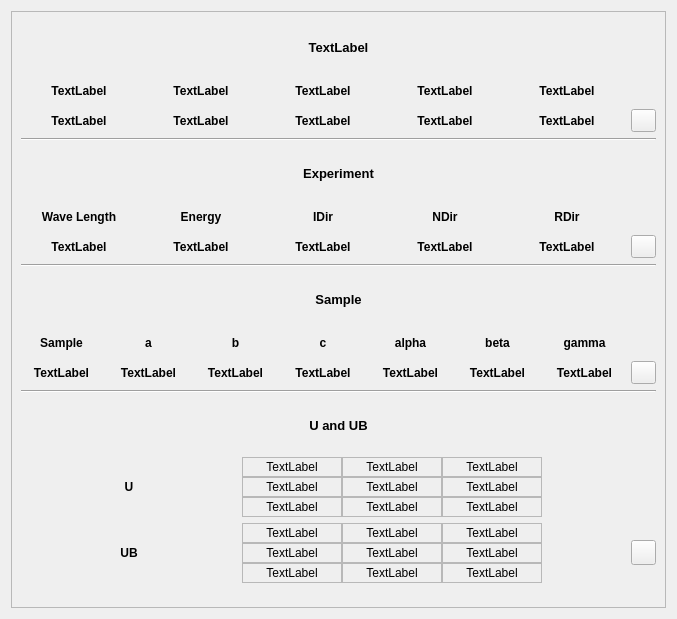
<?xml version="1.0" encoding="UTF-8"?>
<ui version="4.0">
 <class>Form</class>
 <widget class="QWidget" name="Form">
  <property name="geometry">
   <rect>
    <x>0</x>
    <y>0</y>
    <width>677</width>
    <height>619</height>
   </rect>
  </property>
  <property name="windowTitle">
   <string>Form</string>
  </property>
  <layout class="QVBoxLayout" name="verticalLayout">
   <item>
    <widget class="QFrame" name="frame">
     <property name="frameShape">
      <enum>QFrame::StyledPanel</enum>
     </property>
     <property name="frameShadow">
      <enum>QFrame::Raised</enum>
     </property>
     <layout class="QVBoxLayout" name="verticalLayout_3">
      <item>
       <layout class="QVBoxLayout" name="verticalLayout_2">
        <property name="bottomMargin">
         <number>15</number>
        </property>
        <item>
         <layout class="QHBoxLayout" name="horizontalLayout">
          <item>
           <widget class="QLabel" name="mode_label">
            <property name="font">
             <font>
              <pointsize>10</pointsize>
              <weight>75</weight>
              <bold>true</bold>
             </font>
            </property>
            <property name="toolTip">
             <string>Current mode</string>
            </property>
            <property name="text">
             <string>TextLabel</string>
            </property>
            <property name="alignment">
             <set>Qt::AlignCenter</set>
            </property>
           </widget>
          </item>
         </layout>
        </item>
        <item>
         <layout class="QGridLayout" name="gridLayout">
          <item row="0" column="2">
           <widget class="QLabel" name="mode_3_label">
            <property name="font">
             <font>
              <weight>75</weight>
              <bold>true</bold>
             </font>
            </property>
            <property name="text">
             <string>TextLabel</string>
            </property>
            <property name="alignment">
             <set>Qt::AlignCenter</set>
            </property>
           </widget>
          </item>
          <item row="1" column="5">
           <widget class="QPushButton" name="set_mode_launcher">
            <property name="minimumSize">
             <size>
              <width>20</width>
              <height>20</height>
             </size>
            </property>
            <property name="maximumSize">
             <size>
              <width>25</width>
              <height>25</height>
             </size>
            </property>
            <property name="toolTip">
             <string extracomment="Open set mode ">Open set mode interface</string>
            </property>
            <property name="text">
             <string/>
            </property>
            <property name="iconSize">
             <size>
              <width>20</width>
              <height>20</height>
             </size>
            </property>
           </widget>
          </item>
          <item row="0" column="4">
           <widget class="QLabel" name="mode_5_label">
            <property name="font">
             <font>
              <weight>75</weight>
              <bold>true</bold>
             </font>
            </property>
            <property name="text">
             <string>TextLabel</string>
            </property>
            <property name="alignment">
             <set>Qt::AlignCenter</set>
            </property>
           </widget>
          </item>
          <item row="1" column="4">
           <widget class="QLabel" name="cons_5_label">
            <property name="font">
             <font>
              <weight>75</weight>
              <bold>true</bold>
             </font>
            </property>
            <property name="text">
             <string>TextLabel</string>
            </property>
            <property name="alignment">
             <set>Qt::AlignCenter</set>
            </property>
           </widget>
          </item>
          <item row="0" column="0">
           <widget class="QLabel" name="mode_1_label">
            <property name="font">
             <font>
              <weight>75</weight>
              <bold>true</bold>
             </font>
            </property>
            <property name="text">
             <string>TextLabel</string>
            </property>
            <property name="alignment">
             <set>Qt::AlignCenter</set>
            </property>
           </widget>
          </item>
          <item row="0" column="1">
           <widget class="QLabel" name="mode_2_label">
            <property name="font">
             <font>
              <weight>75</weight>
              <bold>true</bold>
             </font>
            </property>
            <property name="text">
             <string>TextLabel</string>
            </property>
            <property name="alignment">
             <set>Qt::AlignCenter</set>
            </property>
           </widget>
          </item>
          <item row="1" column="1">
           <widget class="QLabel" name="cons_2_label">
            <property name="font">
             <font>
              <weight>75</weight>
              <bold>true</bold>
             </font>
            </property>
            <property name="text">
             <string>TextLabel</string>
            </property>
            <property name="alignment">
             <set>Qt::AlignCenter</set>
            </property>
           </widget>
          </item>
          <item row="1" column="3">
           <widget class="QLabel" name="cons_4_label">
            <property name="font">
             <font>
              <weight>75</weight>
              <bold>true</bold>
             </font>
            </property>
            <property name="text">
             <string>TextLabel</string>
            </property>
            <property name="alignment">
             <set>Qt::AlignCenter</set>
            </property>
           </widget>
          </item>
          <item row="0" column="3">
           <widget class="QLabel" name="mode_4_label">
            <property name="font">
             <font>
              <weight>75</weight>
              <bold>true</bold>
             </font>
            </property>
            <property name="text">
             <string>TextLabel</string>
            </property>
            <property name="alignment">
             <set>Qt::AlignCenter</set>
            </property>
           </widget>
          </item>
          <item row="1" column="0">
           <widget class="QLabel" name="cons_1_label">
            <property name="font">
             <font>
              <weight>75</weight>
              <bold>true</bold>
             </font>
            </property>
            <property name="text">
             <string>TextLabel</string>
            </property>
            <property name="alignment">
             <set>Qt::AlignCenter</set>
            </property>
           </widget>
          </item>
          <item row="1" column="2">
           <widget class="QLabel" name="cons_3_label">
            <property name="font">
             <font>
              <weight>75</weight>
              <bold>true</bold>
             </font>
            </property>
            <property name="text">
             <string>TextLabel</string>
            </property>
            <property name="alignment">
             <set>Qt::AlignCenter</set>
            </property>
           </widget>
          </item>
         </layout>
        </item>
        <item>
         <widget class="Line" name="line">
          <property name="orientation">
           <enum>Qt::Horizontal</enum>
          </property>
         </widget>
        </item>
        <item>
         <layout class="QHBoxLayout" name="horizontalLayout_3">
          <item>
           <widget class="QLabel" name="label">
            <property name="font">
             <font>
              <pointsize>10</pointsize>
              <weight>75</weight>
              <bold>true</bold>
             </font>
            </property>
            <property name="toolTip">
             <string>Experiment configuration</string>
            </property>
            <property name="text">
             <string>Experiment</string>
            </property>
            <property name="alignment">
             <set>Qt::AlignCenter</set>
            </property>
           </widget>
          </item>
         </layout>
        </item>
        <item>
         <layout class="QGridLayout" name="gridLayout_2">
          <item row="1" column="0">
           <widget class="QLabel" name="wl_label">
            <property name="font">
             <font>
              <weight>75</weight>
              <bold>true</bold>
             </font>
            </property>
            <property name="text">
             <string>TextLabel</string>
            </property>
            <property name="alignment">
             <set>Qt::AlignCenter</set>
            </property>
           </widget>
          </item>
          <item row="0" column="4">
           <widget class="QLabel" name="label_6">
            <property name="font">
             <font>
              <weight>75</weight>
              <bold>true</bold>
             </font>
            </property>
            <property name="toolTip">
             <string>Reference direction</string>
            </property>
            <property name="text">
             <string>RDir</string>
            </property>
            <property name="alignment">
             <set>Qt::AlignCenter</set>
            </property>
           </widget>
          </item>
          <item row="1" column="2">
           <widget class="QLabel" name="idir_label">
            <property name="font">
             <font>
              <weight>75</weight>
              <bold>true</bold>
             </font>
            </property>
            <property name="text">
             <string>TextLabel</string>
            </property>
            <property name="alignment">
             <set>Qt::AlignCenter</set>
            </property>
           </widget>
          </item>
          <item row="1" column="3">
           <widget class="QLabel" name="ndir_label">
            <property name="font">
             <font>
              <weight>75</weight>
              <bold>true</bold>
             </font>
            </property>
            <property name="text">
             <string>TextLabel</string>
            </property>
            <property name="alignment">
             <set>Qt::AlignCenter</set>
            </property>
           </widget>
          </item>
          <item row="1" column="4">
           <widget class="QLabel" name="rdir_label">
            <property name="font">
             <font>
              <weight>75</weight>
              <bold>true</bold>
             </font>
            </property>
            <property name="text">
             <string>TextLabel</string>
            </property>
            <property name="alignment">
             <set>Qt::AlignCenter</set>
            </property>
           </widget>
          </item>
          <item row="1" column="1">
           <widget class="QLabel" name="energy_label">
            <property name="font">
             <font>
              <weight>75</weight>
              <bold>true</bold>
             </font>
            </property>
            <property name="text">
             <string>TextLabel</string>
            </property>
            <property name="alignment">
             <set>Qt::AlignCenter</set>
            </property>
           </widget>
          </item>
          <item row="0" column="3">
           <widget class="QLabel" name="label_5">
            <property name="font">
             <font>
              <weight>75</weight>
              <bold>true</bold>
             </font>
            </property>
            <property name="toolTip">
             <string>Normal direction (normal to IDir)</string>
            </property>
            <property name="text">
             <string>NDir</string>
            </property>
            <property name="alignment">
             <set>Qt::AlignCenter</set>
            </property>
           </widget>
          </item>
          <item row="0" column="1">
           <widget class="QLabel" name="label_3">
            <property name="font">
             <font>
              <weight>75</weight>
              <bold>true</bold>
             </font>
            </property>
            <property name="toolTip">
             <string>Energy in keV</string>
            </property>
            <property name="text">
             <string>Energy</string>
            </property>
            <property name="alignment">
             <set>Qt::AlignCenter</set>
            </property>
           </widget>
          </item>
          <item row="0" column="2">
           <widget class="QLabel" name="label_4">
            <property name="font">
             <font>
              <weight>75</weight>
              <bold>true</bold>
             </font>
            </property>
            <property name="toolTip">
             <string>Incidence direction</string>
            </property>
            <property name="text">
             <string>IDir</string>
            </property>
            <property name="alignment">
             <set>Qt::AlignCenter</set>
            </property>
           </widget>
          </item>
          <item row="0" column="0">
           <widget class="QLabel" name="label_2">
            <property name="font">
             <font>
              <weight>75</weight>
              <bold>true</bold>
             </font>
            </property>
            <property name="toolTip">
             <string>Wave length in angstrom</string>
            </property>
            <property name="text">
             <string>Wave Length</string>
            </property>
            <property name="alignment">
             <set>Qt::AlignCenter</set>
            </property>
           </widget>
          </item>
          <item row="1" column="5">
           <widget class="QPushButton" name="experiment_launcher">
            <property name="minimumSize">
             <size>
              <width>20</width>
              <height>20</height>
             </size>
            </property>
            <property name="maximumSize">
             <size>
              <width>25</width>
              <height>25</height>
             </size>
            </property>
            <property name="toolTip">
             <string>Open experiment configuration interface</string>
            </property>
            <property name="text">
             <string/>
            </property>
            <property name="iconSize">
             <size>
              <width>20</width>
              <height>20</height>
             </size>
            </property>
           </widget>
          </item>
         </layout>
        </item>
        <item>
         <widget class="Line" name="line_2">
          <property name="orientation">
           <enum>Qt::Horizontal</enum>
          </property>
         </widget>
        </item>
        <item>
         <layout class="QHBoxLayout" name="horizontalLayout_4">
          <item>
           <widget class="QLabel" name="label_7">
            <property name="font">
             <font>
              <pointsize>10</pointsize>
              <weight>75</weight>
              <bold>true</bold>
             </font>
            </property>
            <property name="toolTip">
             <string>Sample and its lattice parameters</string>
            </property>
            <property name="text">
             <string>Sample</string>
            </property>
            <property name="alignment">
             <set>Qt::AlignCenter</set>
            </property>
           </widget>
          </item>
         </layout>
        </item>
        <item>
         <layout class="QGridLayout" name="gridLayout_3">
          <item row="0" column="5">
           <widget class="QLabel" name="label_13">
            <property name="font">
             <font>
              <weight>75</weight>
              <bold>true</bold>
             </font>
            </property>
            <property name="text">
             <string>beta</string>
            </property>
            <property name="alignment">
             <set>Qt::AlignCenter</set>
            </property>
           </widget>
          </item>
          <item row="1" column="3">
           <widget class="QLabel" name="c_label">
            <property name="font">
             <font>
              <weight>75</weight>
              <bold>true</bold>
             </font>
            </property>
            <property name="text">
             <string>TextLabel</string>
            </property>
            <property name="alignment">
             <set>Qt::AlignCenter</set>
            </property>
           </widget>
          </item>
          <item row="0" column="2">
           <widget class="QLabel" name="label_10">
            <property name="font">
             <font>
              <weight>75</weight>
              <bold>true</bold>
             </font>
            </property>
            <property name="text">
             <string>b</string>
            </property>
            <property name="alignment">
             <set>Qt::AlignCenter</set>
            </property>
           </widget>
          </item>
          <item row="0" column="4">
           <widget class="QLabel" name="label_12">
            <property name="font">
             <font>
              <weight>75</weight>
              <bold>true</bold>
             </font>
            </property>
            <property name="text">
             <string>alpha</string>
            </property>
            <property name="alignment">
             <set>Qt::AlignCenter</set>
            </property>
           </widget>
          </item>
          <item row="0" column="0">
           <widget class="QLabel" name="label_8">
            <property name="font">
             <font>
              <weight>75</weight>
              <bold>true</bold>
             </font>
            </property>
            <property name="text">
             <string>Sample</string>
            </property>
            <property name="alignment">
             <set>Qt::AlignCenter</set>
            </property>
           </widget>
          </item>
          <item row="0" column="1">
           <widget class="QLabel" name="label_9">
            <property name="font">
             <font>
              <weight>75</weight>
              <bold>true</bold>
             </font>
            </property>
            <property name="text">
             <string>a</string>
            </property>
            <property name="alignment">
             <set>Qt::AlignCenter</set>
            </property>
           </widget>
          </item>
          <item row="0" column="3">
           <widget class="QLabel" name="label_11">
            <property name="font">
             <font>
              <weight>75</weight>
              <bold>true</bold>
             </font>
            </property>
            <property name="text">
             <string>c</string>
            </property>
            <property name="alignment">
             <set>Qt::AlignCenter</set>
            </property>
           </widget>
          </item>
          <item row="0" column="6">
           <widget class="QLabel" name="label_14">
            <property name="font">
             <font>
              <weight>75</weight>
              <bold>true</bold>
             </font>
            </property>
            <property name="text">
             <string>gamma</string>
            </property>
            <property name="alignment">
             <set>Qt::AlignCenter</set>
            </property>
           </widget>
          </item>
          <item row="1" column="0">
           <widget class="QLabel" name="sample">
            <property name="font">
             <font>
              <weight>75</weight>
              <bold>true</bold>
             </font>
            </property>
            <property name="text">
             <string>TextLabel</string>
            </property>
            <property name="alignment">
             <set>Qt::AlignCenter</set>
            </property>
           </widget>
          </item>
          <item row="1" column="4">
           <widget class="QLabel" name="alpha_label">
            <property name="font">
             <font>
              <weight>75</weight>
              <bold>true</bold>
             </font>
            </property>
            <property name="text">
             <string>TextLabel</string>
            </property>
            <property name="alignment">
             <set>Qt::AlignCenter</set>
            </property>
           </widget>
          </item>
          <item row="1" column="1">
           <widget class="QLabel" name="a_label">
            <property name="font">
             <font>
              <weight>75</weight>
              <bold>true</bold>
             </font>
            </property>
            <property name="text">
             <string>TextLabel</string>
            </property>
            <property name="alignment">
             <set>Qt::AlignCenter</set>
            </property>
           </widget>
          </item>
          <item row="1" column="2">
           <widget class="QLabel" name="b_label">
            <property name="font">
             <font>
              <weight>75</weight>
              <bold>true</bold>
             </font>
            </property>
            <property name="text">
             <string>TextLabel</string>
            </property>
            <property name="alignment">
             <set>Qt::AlignCenter</set>
            </property>
           </widget>
          </item>
          <item row="1" column="6">
           <widget class="QLabel" name="gamma_label">
            <property name="font">
             <font>
              <weight>75</weight>
              <bold>true</bold>
             </font>
            </property>
            <property name="text">
             <string>TextLabel</string>
            </property>
            <property name="alignment">
             <set>Qt::AlignCenter</set>
            </property>
           </widget>
          </item>
          <item row="1" column="5">
           <widget class="QLabel" name="beta_label">
            <property name="font">
             <font>
              <weight>75</weight>
              <bold>true</bold>
             </font>
            </property>
            <property name="text">
             <string>TextLabel</string>
            </property>
            <property name="alignment">
             <set>Qt::AlignCenter</set>
            </property>
           </widget>
          </item>
          <item row="1" column="7">
           <widget class="QPushButton" name="sample_launcher">
            <property name="minimumSize">
             <size>
              <width>20</width>
              <height>20</height>
             </size>
            </property>
            <property name="maximumSize">
             <size>
              <width>25</width>
              <height>25</height>
             </size>
            </property>
            <property name="toolTip">
             <string>Open sample interface</string>
            </property>
            <property name="text">
             <string/>
            </property>
            <property name="iconSize">
             <size>
              <width>20</width>
              <height>20</height>
             </size>
            </property>
           </widget>
          </item>
         </layout>
        </item>
        <item>
         <widget class="Line" name="line_3">
          <property name="orientation">
           <enum>Qt::Horizontal</enum>
          </property>
         </widget>
        </item>
        <item>
         <layout class="QHBoxLayout" name="horizontalLayout_5">
          <item>
           <widget class="QLabel" name="label_15">
            <property name="font">
             <font>
              <pointsize>10</pointsize>
              <weight>75</weight>
              <bold>true</bold>
             </font>
            </property>
            <property name="text">
             <string>U and UB</string>
            </property>
            <property name="alignment">
             <set>Qt::AlignCenter</set>
            </property>
           </widget>
          </item>
         </layout>
        </item>
        <item>
         <layout class="QHBoxLayout" name="horizontalLayout_6">
          <property name="rightMargin">
           <number>0</number>
          </property>
          <item>
           <spacer name="horizontalSpacer_5">
            <property name="orientation">
             <enum>Qt::Horizontal</enum>
            </property>
            <property name="sizeHint" stdset="0">
             <size>
              <width>40</width>
              <height>20</height>
             </size>
            </property>
           </spacer>
          </item>
          <item>
           <widget class="QLabel" name="label_16">
            <property name="minimumSize">
             <size>
              <width>50</width>
              <height>0</height>
             </size>
            </property>
            <property name="maximumSize">
             <size>
              <width>100</width>
              <height>16777215</height>
             </size>
            </property>
            <property name="font">
             <font>
              <weight>75</weight>
              <bold>true</bold>
             </font>
            </property>
            <property name="text">
             <string>U</string>
            </property>
            <property name="alignment">
             <set>Qt::AlignCenter</set>
            </property>
           </widget>
          </item>
          <item>
           <spacer name="horizontalSpacer">
            <property name="orientation">
             <enum>Qt::Horizontal</enum>
            </property>
            <property name="sizeType">
             <enum>QSizePolicy::Expanding</enum>
            </property>
            <property name="sizeHint" stdset="0">
             <size>
              <width>75</width>
              <height>20</height>
             </size>
            </property>
           </spacer>
          </item>
          <item>
           <layout class="QGridLayout" name="gridLayout_4">
            <property name="spacing">
             <number>0</number>
            </property>
            <item row="0" column="1">
             <widget class="QLabel" name="u_01_label">
              <property name="minimumSize">
               <size>
                <width>100</width>
                <height>20</height>
               </size>
              </property>
              <property name="maximumSize">
               <size>
                <width>100</width>
                <height>20</height>
               </size>
              </property>
              <property name="frameShape">
               <enum>QFrame::StyledPanel</enum>
              </property>
              <property name="frameShadow">
               <enum>QFrame::Sunken</enum>
              </property>
              <property name="midLineWidth">
               <number>0</number>
              </property>
              <property name="text">
               <string>TextLabel</string>
              </property>
              <property name="alignment">
               <set>Qt::AlignCenter</set>
              </property>
             </widget>
            </item>
            <item row="2" column="1">
             <widget class="QLabel" name="u_21_label">
              <property name="minimumSize">
               <size>
                <width>100</width>
                <height>20</height>
               </size>
              </property>
              <property name="maximumSize">
               <size>
                <width>100</width>
                <height>20</height>
               </size>
              </property>
              <property name="frameShape">
               <enum>QFrame::StyledPanel</enum>
              </property>
              <property name="frameShadow">
               <enum>QFrame::Sunken</enum>
              </property>
              <property name="midLineWidth">
               <number>0</number>
              </property>
              <property name="text">
               <string>TextLabel</string>
              </property>
              <property name="alignment">
               <set>Qt::AlignCenter</set>
              </property>
             </widget>
            </item>
            <item row="0" column="0">
             <widget class="QLabel" name="u_00_label">
              <property name="minimumSize">
               <size>
                <width>100</width>
                <height>20</height>
               </size>
              </property>
              <property name="maximumSize">
               <size>
                <width>100</width>
                <height>20</height>
               </size>
              </property>
              <property name="frameShape">
               <enum>QFrame::StyledPanel</enum>
              </property>
              <property name="frameShadow">
               <enum>QFrame::Sunken</enum>
              </property>
              <property name="midLineWidth">
               <number>0</number>
              </property>
              <property name="text">
               <string>TextLabel</string>
              </property>
              <property name="alignment">
               <set>Qt::AlignCenter</set>
              </property>
             </widget>
            </item>
            <item row="1" column="2">
             <widget class="QLabel" name="u_12_label">
              <property name="minimumSize">
               <size>
                <width>100</width>
                <height>20</height>
               </size>
              </property>
              <property name="maximumSize">
               <size>
                <width>100</width>
                <height>20</height>
               </size>
              </property>
              <property name="frameShape">
               <enum>QFrame::StyledPanel</enum>
              </property>
              <property name="frameShadow">
               <enum>QFrame::Sunken</enum>
              </property>
              <property name="midLineWidth">
               <number>0</number>
              </property>
              <property name="text">
               <string>TextLabel</string>
              </property>
              <property name="alignment">
               <set>Qt::AlignCenter</set>
              </property>
             </widget>
            </item>
            <item row="0" column="2">
             <widget class="QLabel" name="u_02_label">
              <property name="minimumSize">
               <size>
                <width>100</width>
                <height>20</height>
               </size>
              </property>
              <property name="maximumSize">
               <size>
                <width>500000</width>
                <height>20</height>
               </size>
              </property>
              <property name="frameShape">
               <enum>QFrame::StyledPanel</enum>
              </property>
              <property name="frameShadow">
               <enum>QFrame::Sunken</enum>
              </property>
              <property name="midLineWidth">
               <number>0</number>
              </property>
              <property name="text">
               <string>TextLabel</string>
              </property>
              <property name="alignment">
               <set>Qt::AlignCenter</set>
              </property>
             </widget>
            </item>
            <item row="2" column="2">
             <widget class="QLabel" name="u_22_label">
              <property name="minimumSize">
               <size>
                <width>100</width>
                <height>20</height>
               </size>
              </property>
              <property name="maximumSize">
               <size>
                <width>100</width>
                <height>20</height>
               </size>
              </property>
              <property name="frameShape">
               <enum>QFrame::StyledPanel</enum>
              </property>
              <property name="frameShadow">
               <enum>QFrame::Sunken</enum>
              </property>
              <property name="midLineWidth">
               <number>0</number>
              </property>
              <property name="text">
               <string>TextLabel</string>
              </property>
              <property name="alignment">
               <set>Qt::AlignCenter</set>
              </property>
             </widget>
            </item>
            <item row="1" column="1">
             <widget class="QLabel" name="u_11_label">
              <property name="minimumSize">
               <size>
                <width>100</width>
                <height>20</height>
               </size>
              </property>
              <property name="maximumSize">
               <size>
                <width>100</width>
                <height>20</height>
               </size>
              </property>
              <property name="frameShape">
               <enum>QFrame::StyledPanel</enum>
              </property>
              <property name="frameShadow">
               <enum>QFrame::Sunken</enum>
              </property>
              <property name="midLineWidth">
               <number>0</number>
              </property>
              <property name="text">
               <string>TextLabel</string>
              </property>
              <property name="alignment">
               <set>Qt::AlignCenter</set>
              </property>
             </widget>
            </item>
            <item row="2" column="0">
             <widget class="QLabel" name="u_20_label">
              <property name="minimumSize">
               <size>
                <width>100</width>
                <height>20</height>
               </size>
              </property>
              <property name="maximumSize">
               <size>
                <width>100</width>
                <height>20</height>
               </size>
              </property>
              <property name="frameShape">
               <enum>QFrame::StyledPanel</enum>
              </property>
              <property name="frameShadow">
               <enum>QFrame::Sunken</enum>
              </property>
              <property name="midLineWidth">
               <number>0</number>
              </property>
              <property name="text">
               <string>TextLabel</string>
              </property>
              <property name="alignment">
               <set>Qt::AlignCenter</set>
              </property>
             </widget>
            </item>
            <item row="1" column="0">
             <widget class="QLabel" name="u_10_label">
              <property name="minimumSize">
               <size>
                <width>100</width>
                <height>20</height>
               </size>
              </property>
              <property name="maximumSize">
               <size>
                <width>100</width>
                <height>20</height>
               </size>
              </property>
              <property name="frameShape">
               <enum>QFrame::StyledPanel</enum>
              </property>
              <property name="frameShadow">
               <enum>QFrame::Sunken</enum>
              </property>
              <property name="midLineWidth">
               <number>0</number>
              </property>
              <property name="text">
               <string>TextLabel</string>
              </property>
              <property name="alignment">
               <set>Qt::AlignCenter</set>
              </property>
             </widget>
            </item>
           </layout>
          </item>
          <item>
           <spacer name="horizontalSpacer_4">
            <property name="orientation">
             <enum>Qt::Horizontal</enum>
            </property>
            <property name="sizeHint" stdset="0">
             <size>
              <width>40</width>
              <height>20</height>
             </size>
            </property>
           </spacer>
          </item>
          <item>
           <widget class="QLabel" name="label_36">
            <property name="minimumSize">
             <size>
              <width>25</width>
              <height>0</height>
             </size>
            </property>
            <property name="maximumSize">
             <size>
              <width>35</width>
              <height>16777215</height>
             </size>
            </property>
            <property name="text">
             <string/>
            </property>
           </widget>
          </item>
         </layout>
        </item>
        <item>
         <layout class="QHBoxLayout" name="horizontalLayout_7">
          <property name="spacing">
           <number>6</number>
          </property>
          <property name="rightMargin">
           <number>0</number>
          </property>
          <item>
           <spacer name="horizontalSpacer_6">
            <property name="orientation">
             <enum>Qt::Horizontal</enum>
            </property>
            <property name="sizeHint" stdset="0">
             <size>
              <width>40</width>
              <height>20</height>
             </size>
            </property>
           </spacer>
          </item>
          <item>
           <widget class="QLabel" name="label_26">
            <property name="minimumSize">
             <size>
              <width>50</width>
              <height>0</height>
             </size>
            </property>
            <property name="maximumSize">
             <size>
              <width>100</width>
              <height>16777215</height>
             </size>
            </property>
            <property name="font">
             <font>
              <weight>75</weight>
              <bold>true</bold>
             </font>
            </property>
            <property name="text">
             <string>UB</string>
            </property>
            <property name="alignment">
             <set>Qt::AlignCenter</set>
            </property>
           </widget>
          </item>
          <item>
           <spacer name="horizontalSpacer_2">
            <property name="orientation">
             <enum>Qt::Horizontal</enum>
            </property>
            <property name="sizeType">
             <enum>QSizePolicy::Expanding</enum>
            </property>
            <property name="sizeHint" stdset="0">
             <size>
              <width>75</width>
              <height>20</height>
             </size>
            </property>
           </spacer>
          </item>
          <item>
           <layout class="QGridLayout" name="gridLayout_6">
            <property name="rightMargin">
             <number>0</number>
            </property>
            <property name="spacing">
             <number>0</number>
            </property>
            <item row="1" column="1">
             <widget class="QLabel" name="ub_11_label">
              <property name="minimumSize">
               <size>
                <width>100</width>
                <height>20</height>
               </size>
              </property>
              <property name="maximumSize">
               <size>
                <width>100</width>
                <height>20</height>
               </size>
              </property>
              <property name="frameShape">
               <enum>QFrame::StyledPanel</enum>
              </property>
              <property name="frameShadow">
               <enum>QFrame::Sunken</enum>
              </property>
              <property name="text">
               <string>TextLabel</string>
              </property>
              <property name="alignment">
               <set>Qt::AlignCenter</set>
              </property>
             </widget>
            </item>
            <item row="2" column="0">
             <widget class="QLabel" name="ub_20_label">
              <property name="minimumSize">
               <size>
                <width>100</width>
                <height>20</height>
               </size>
              </property>
              <property name="maximumSize">
               <size>
                <width>100</width>
                <height>20</height>
               </size>
              </property>
              <property name="frameShape">
               <enum>QFrame::StyledPanel</enum>
              </property>
              <property name="frameShadow">
               <enum>QFrame::Sunken</enum>
              </property>
              <property name="text">
               <string>TextLabel</string>
              </property>
              <property name="alignment">
               <set>Qt::AlignCenter</set>
              </property>
             </widget>
            </item>
            <item row="2" column="2">
             <widget class="QLabel" name="ub_22_label">
              <property name="minimumSize">
               <size>
                <width>100</width>
                <height>20</height>
               </size>
              </property>
              <property name="maximumSize">
               <size>
                <width>100</width>
                <height>20</height>
               </size>
              </property>
              <property name="frameShape">
               <enum>QFrame::StyledPanel</enum>
              </property>
              <property name="frameShadow">
               <enum>QFrame::Sunken</enum>
              </property>
              <property name="text">
               <string>TextLabel</string>
              </property>
              <property name="alignment">
               <set>Qt::AlignCenter</set>
              </property>
             </widget>
            </item>
            <item row="0" column="1">
             <widget class="QLabel" name="ub_01_label">
              <property name="minimumSize">
               <size>
                <width>100</width>
                <height>20</height>
               </size>
              </property>
              <property name="maximumSize">
               <size>
                <width>100</width>
                <height>20</height>
               </size>
              </property>
              <property name="frameShape">
               <enum>QFrame::StyledPanel</enum>
              </property>
              <property name="frameShadow">
               <enum>QFrame::Sunken</enum>
              </property>
              <property name="text">
               <string>TextLabel</string>
              </property>
              <property name="alignment">
               <set>Qt::AlignCenter</set>
              </property>
             </widget>
            </item>
            <item row="2" column="1">
             <widget class="QLabel" name="ub_21_label">
              <property name="minimumSize">
               <size>
                <width>100</width>
                <height>20</height>
               </size>
              </property>
              <property name="maximumSize">
               <size>
                <width>100</width>
                <height>20</height>
               </size>
              </property>
              <property name="frameShape">
               <enum>QFrame::StyledPanel</enum>
              </property>
              <property name="frameShadow">
               <enum>QFrame::Sunken</enum>
              </property>
              <property name="text">
               <string>TextLabel</string>
              </property>
              <property name="alignment">
               <set>Qt::AlignCenter</set>
              </property>
             </widget>
            </item>
            <item row="1" column="0">
             <widget class="QLabel" name="ub_10_label">
              <property name="minimumSize">
               <size>
                <width>100</width>
                <height>20</height>
               </size>
              </property>
              <property name="maximumSize">
               <size>
                <width>100</width>
                <height>20</height>
               </size>
              </property>
              <property name="frameShape">
               <enum>QFrame::StyledPanel</enum>
              </property>
              <property name="frameShadow">
               <enum>QFrame::Sunken</enum>
              </property>
              <property name="text">
               <string>TextLabel</string>
              </property>
              <property name="alignment">
               <set>Qt::AlignCenter</set>
              </property>
             </widget>
            </item>
            <item row="0" column="0">
             <widget class="QLabel" name="ub_00_label">
              <property name="minimumSize">
               <size>
                <width>100</width>
                <height>20</height>
               </size>
              </property>
              <property name="maximumSize">
               <size>
                <width>100</width>
                <height>20</height>
               </size>
              </property>
              <property name="frameShape">
               <enum>QFrame::StyledPanel</enum>
              </property>
              <property name="frameShadow">
               <enum>QFrame::Sunken</enum>
              </property>
              <property name="text">
               <string>TextLabel</string>
              </property>
              <property name="alignment">
               <set>Qt::AlignCenter</set>
              </property>
             </widget>
            </item>
            <item row="1" column="2">
             <widget class="QLabel" name="ub_12_label">
              <property name="minimumSize">
               <size>
                <width>100</width>
                <height>20</height>
               </size>
              </property>
              <property name="maximumSize">
               <size>
                <width>100</width>
                <height>20</height>
               </size>
              </property>
              <property name="frameShape">
               <enum>QFrame::StyledPanel</enum>
              </property>
              <property name="frameShadow">
               <enum>QFrame::Sunken</enum>
              </property>
              <property name="text">
               <string>TextLabel</string>
              </property>
              <property name="alignment">
               <set>Qt::AlignCenter</set>
              </property>
             </widget>
            </item>
            <item row="0" column="2">
             <widget class="QLabel" name="ub_02_label">
              <property name="minimumSize">
               <size>
                <width>100</width>
                <height>20</height>
               </size>
              </property>
              <property name="maximumSize">
               <size>
                <width>100</width>
                <height>20</height>
               </size>
              </property>
              <property name="frameShape">
               <enum>QFrame::StyledPanel</enum>
              </property>
              <property name="frameShadow">
               <enum>QFrame::Sunken</enum>
              </property>
              <property name="text">
               <string>TextLabel</string>
              </property>
              <property name="alignment">
               <set>Qt::AlignCenter</set>
              </property>
             </widget>
            </item>
           </layout>
          </item>
          <item>
           <spacer name="horizontalSpacer_3">
            <property name="orientation">
             <enum>Qt::Horizontal</enum>
            </property>
            <property name="sizeHint" stdset="0">
             <size>
              <width>40</width>
              <height>20</height>
             </size>
            </property>
           </spacer>
          </item>
          <item>
           <widget class="QPushButton" name="ub_launcher">
            <property name="minimumSize">
             <size>
              <width>20</width>
              <height>20</height>
             </size>
            </property>
            <property name="maximumSize">
             <size>
              <width>25</width>
              <height>25</height>
             </size>
            </property>
            <property name="toolTip">
             <string>Open set U and UB interface</string>
            </property>
            <property name="text">
             <string/>
            </property>
            <property name="iconSize">
             <size>
              <width>20</width>
              <height>20</height>
             </size>
            </property>
           </widget>
          </item>
         </layout>
        </item>
       </layout>
      </item>
     </layout>
    </widget>
   </item>
  </layout>
 </widget>
 <resources/>
 <connections/>
</ui>
